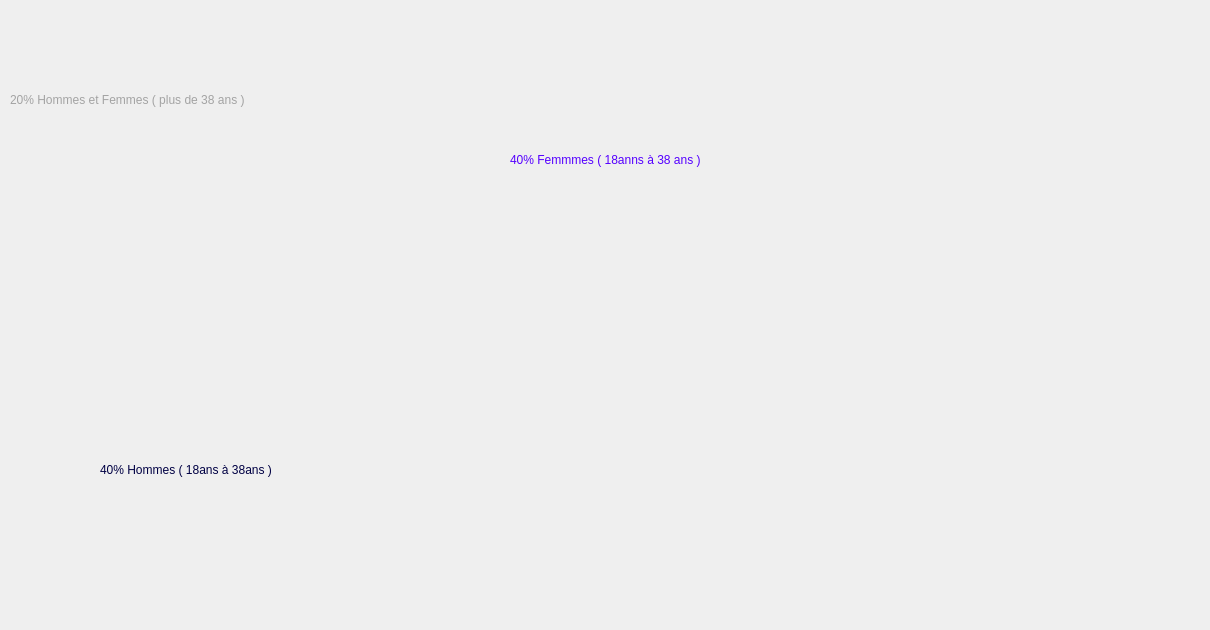
           <widget class="QWidget" name="tab_18">
            <attribute name="title">
             <string>Fonctionnalités</string>
            </attribute>
            <widget class="QLabel" name="label_12">
             <property name="geometry">
              <rect>
               <x>590</x>
               <y>340</y>
               <width>611</width>
               <height>281</height>
              </rect>
             </property>
             <property name="text">
              <string/>
             </property>
             <property name="pixmap">
              <pixmap>../../21392817-les-donnees-conduit-ou-les-donnees-analyse-graphique-et-graphique-rapport-analytique-recherche-et-optimisation-gros-les-donnees-ou-intelligence-information-perspicacite-concept-affaires-gens-.png</pixmap>
             </property>
            </widget>
            <widget class="QLabel" name="label_13">
             <property name="geometry">
              <rect>
               <x>70</x>
               <y>90</y>
               <width>571</width>
               <height>431</height>
              </rect>
             </property>
             <property name="text">
              <string/>
             </property>
             <property name="pixmap">
              <pixmap>../../508968-blank-754-removebg-preview.png</pixmap>
             </property>
            </widget>
            <widget class="QLabel" name="label_14">
             <property name="geometry">
              <rect>
               <x>100</x>
               <y>460</y>
               <width>251</width>
               <height>20</height>
              </rect>
             </property>
             <property name="styleSheet">
              <string notr="true">font: 12pt &quot;Tw Cen MT Condensed Extra Bold&quot;;</string>
             </property>
             <property name="text">
              <string>&lt;html&gt;&lt;head/&gt;&lt;body&gt;&lt;p&gt;&lt;span style=&quot; color:#000043;&quot;&gt;40% Hommes ( 18ans à 38ans )&lt;/span&gt;&lt;/p&gt;&lt;/body&gt;&lt;/html&gt;</string>
             </property>
            </widget>
            <widget class="QLabel" name="label_15">
             <property name="geometry">
              <rect>
               <x>510</x>
               <y>150</y>
               <width>281</width>
               <height>20</height>
              </rect>
             </property>
             <property name="styleSheet">
              <string notr="true">font: 12pt &quot;Tw Cen MT Condensed Extra Bold&quot;;</string>
             </property>
             <property name="text">
              <string>&lt;html&gt;&lt;head/&gt;&lt;body&gt;&lt;p&gt;&lt;span style=&quot; color:#5500ff;&quot;&gt;40% Femmmes ( 18anns à 38 ans )&lt;/span&gt;&lt;/p&gt;&lt;/body&gt;&lt;/html&gt;</string>
             </property>
            </widget>
            <widget class="QLabel" name="label_16">
             <property name="geometry">
              <rect>
               <x>10</x>
               <y>90</y>
               <width>341</width>
               <height>20</height>
              </rect>
             </property>
             <property name="styleSheet">
              <string notr="true">font: 12pt &quot;Tw Cen MT Condensed Extra Bold&quot;;</string>
             </property>
             <property name="text">
              <string>&lt;html&gt;&lt;head/&gt;&lt;body&gt;&lt;p&gt;&lt;span style=&quot; color:#a3a3a3;&quot;&gt;20% Hommes et Femmes ( plus de 38 ans )&lt;/span&gt;&lt;/p&gt;&lt;/body&gt;&lt;/html&gt;</string>
             </property>
            </widget>
           </widget>
